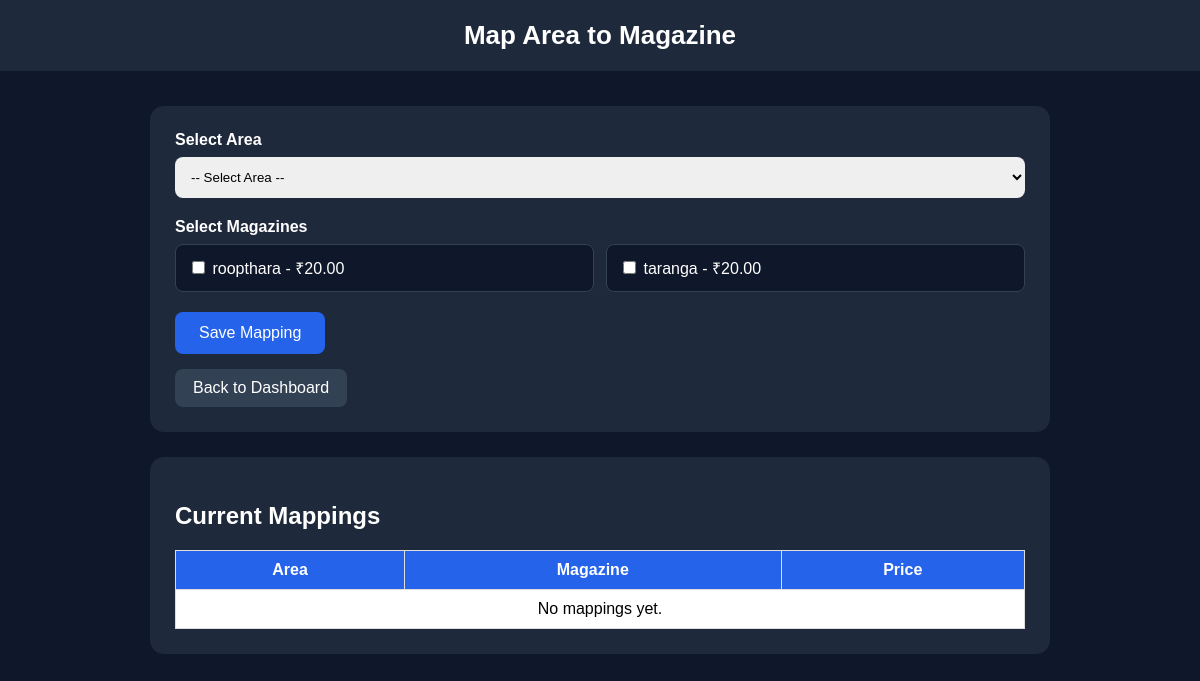
The app's page /map-area-magazine/ (signed in), older data.
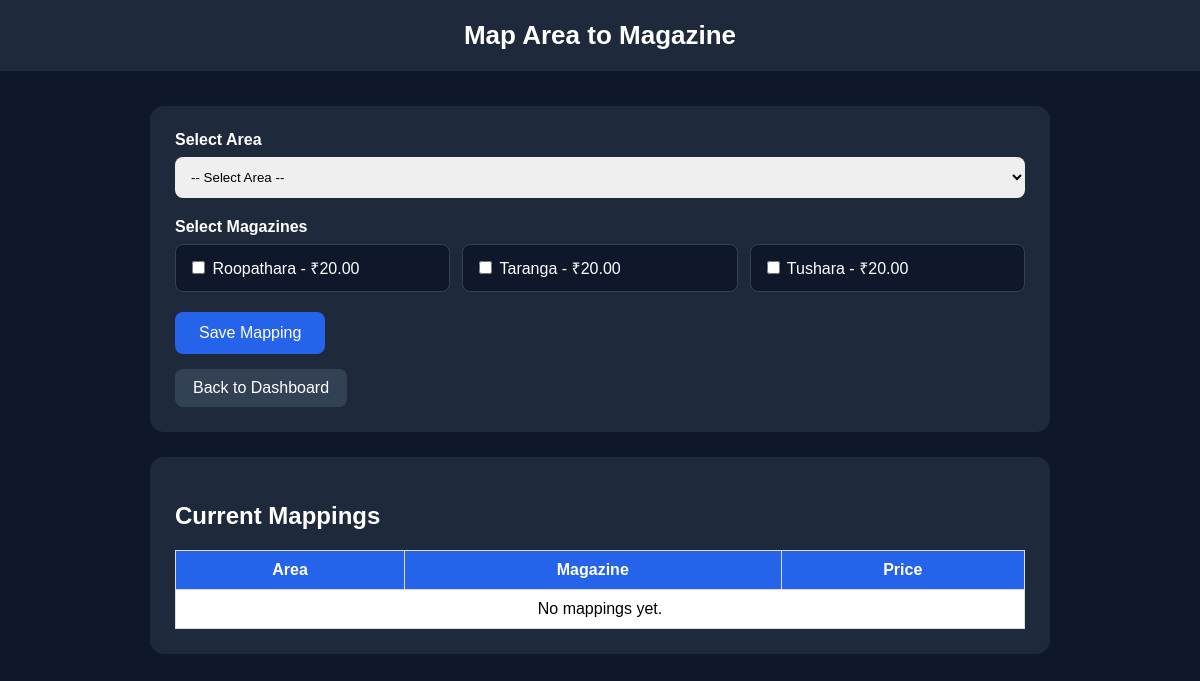
The same page, newer data.
### core/models.py (models this page shows, shortened)
class Magazine(models.Model):
    WEEKLY = "weekly"
    MONTHLY = "monthly"
    TYPE_CHOICES = [
        (WEEKLY, "Weekly"),
        (MONTHLY, "Monthly"),
    ]
    name = models.CharField(max_length=100, unique=True)
    magazine_type = models.CharField(max_length=20, choices=TYPE_CHOICES)
    price = models.DecimalField(max_digits=10, decimal_places=2, default=0)
    is_active = models.BooleanField(default=True)

### core/views.py (the view, shortened to what this page needs)
# urls.py: path('map-area-magazine/', views.map_area_magazine, name='map_area_magazine'),
def map_area_magazine(request):
    if not request.session.get("is_admin_logged_in"):
        return redirect("admin_login")
    areas = Area.objects.all().order_by("name")
    magazines = Magazine.objects.filter(is_active=True).order_by("name")
    mappings = AreaMagazine.objects.select_related("area", "magazine").order_by(
        "area__name", "magazine__name"
    )
    return render(request, "core/map_area_magazine.html", {
        "areas": areas,
        "magazines": magazines,
        "mappings": mappings,
    })

### core/templates/core/map_area_magazine.html (shortened to what this page needs)
<!DOCTYPE html>
<html>
<head>
</head>
<body>
<div class="header">Map Area to Magazine</div>
<div class="container">
    <div class="card">
        <form method="POST">
            <label>Select Area</label>
            <select name="area" required>
                <option value="">-- Select Area --</option>
            </select>
            <label>Select Magazines</label>
            <div class="mag-list">
                {% for mag in magazines %}
                <div class="mag-item">
                    <input type="checkbox" name="magazines" value="{{ mag.id }}">
                    {{ mag.name }} - ₹{{ mag.price }}
                </div>
                {% empty %}
                <p>No magazines found.</p>
                {% endfor %}
            </div>
            <button type="submit">Save Mapping</button>
        </form>
        <a class="back" href="{% url 'admin_dashboard' %}">Back to Dashboard</a>
    </div>
    <div class="card">
        <h2>Current Mappings</h2>
        <table>
            <tr>
                <th>Area</th>
                <th>Magazine</th>
                <th>Price</th>
            </tr>
            {% for map in mappings %}
            <tr>
                <td>{{ map.area.name }}</td>
                <td>{{ map.magazine.name }}</td>
                <td>₹{{ map.magazine.price }}</td>
            </tr>
            {% empty %}
            <tr>
                <td colspan="3">No mappings yet.</td>
            </tr>
            {% endfor %}
        </table>
    </div>
</div>
</body>
</html>

Row changes from the older to the newer data that the page shows:
removed Magazine: name "roopthara", price "20.00"
removed Magazine: name "taranga", price "20.00"
added Magazine: name "Roopathara", price "20.00"
added Magazine: name "Taranga", price "20.00"
added Magazine: name "Tushara", price "20.00"
